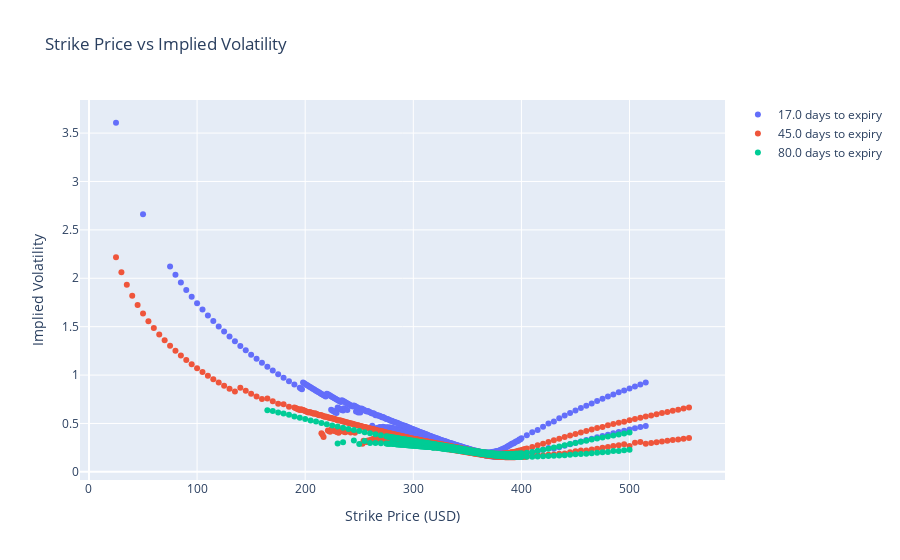

Source (notebook cell):
### Code cell
# Create an empty figure
fig = go.Figure()

# Loop through unique 'days_to_expiry' and add traces for each
for expiry in SPY_df["days_to_expiry"].unique():
    subset = SPY_df[SPY_df["days_to_expiry"] == expiry]
    
    # Add a scatter trace for each subset
    fig.add_trace(go.Scatter(
        x=subset["strike_price"],
        y=subset["implied_vol"],
        mode='markers',
        name=f"{expiry} days to expiry"
    ))

# Add labels and grid
fig.update_layout(
    xaxis_title="Strike Price (USD)",
    yaxis_title="Implied Volatility",
    title="Strike Price vs Implied Volatility",
    showlegend=True
)

# Show the plot
fig.show()

### Figure 1 — Plotly figure (JSON) as saved in the notebook; plotly's stock layout.template omitted (floating-point values rounded to 4 significant figures; data arrays with more than 128 entries replaced by an {"elided": "..."} marker saying what was removed)
{"data": [{"mode": "markers", "name": "17.0 days to expiry", "type": "scatter", "x": {"elided": "432 int values"}, "y": {"elided": "432 float values"}}, {"mode": "markers", "name": "45.0 days to expiry", "type": "scatter", "x": {"elided": "483 int values"}, "y": {"elided": "483 float values"}}, {"mode": "markers", "name": "80.0 days to expiry", "type": "scatter", "x": {"elided": "320 int values"}, "y": {"elided": "320 float values"}}], "layout": {"showlegend": true, "title": {"text": "Strike Price vs Implied Volatility"}, "xaxis": {"title": {"text": "Strike Price (USD)"}}, "yaxis": {"title": {"text": "Implied Volatility"}}}}
